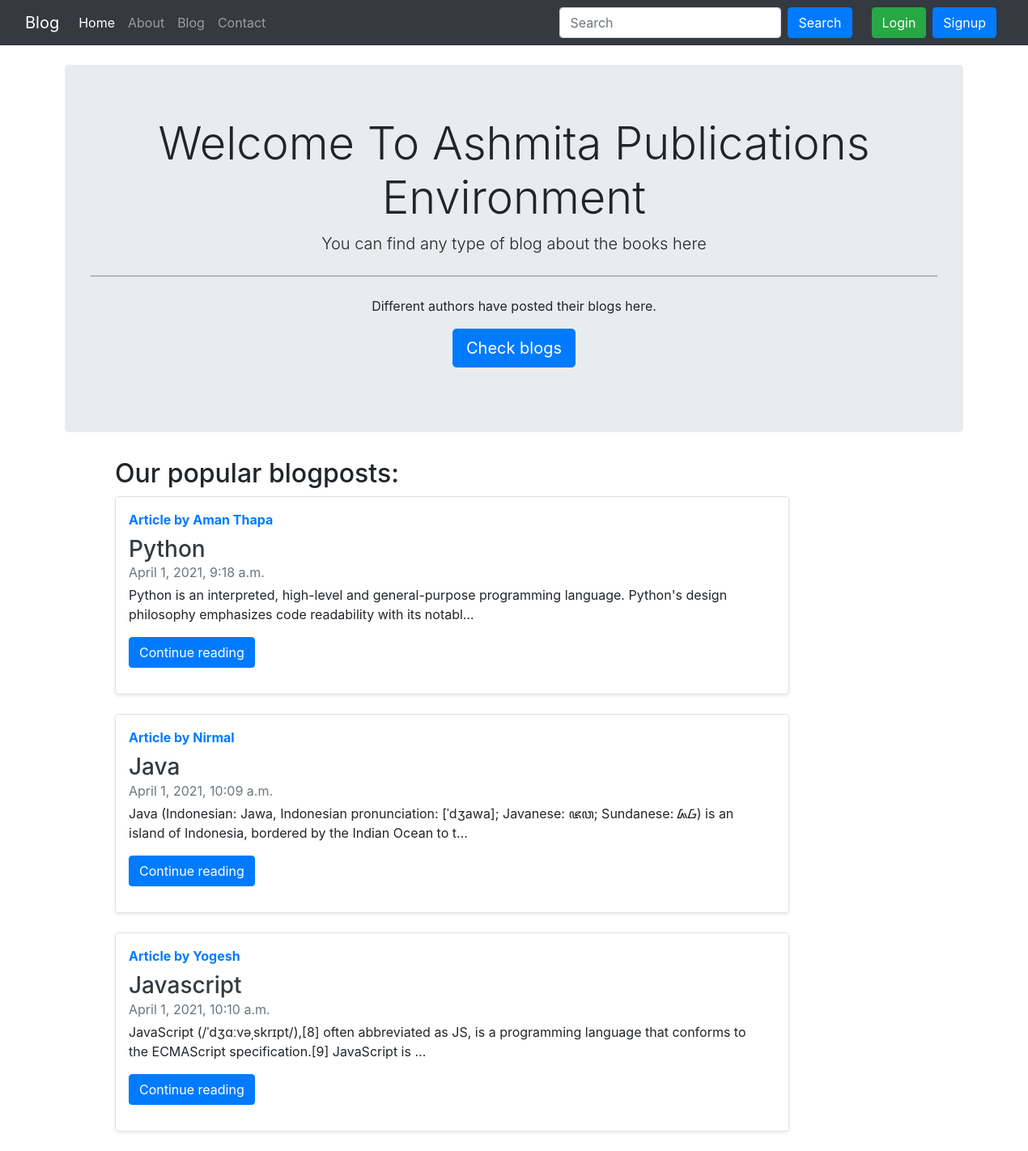
Before: / with the older database file.
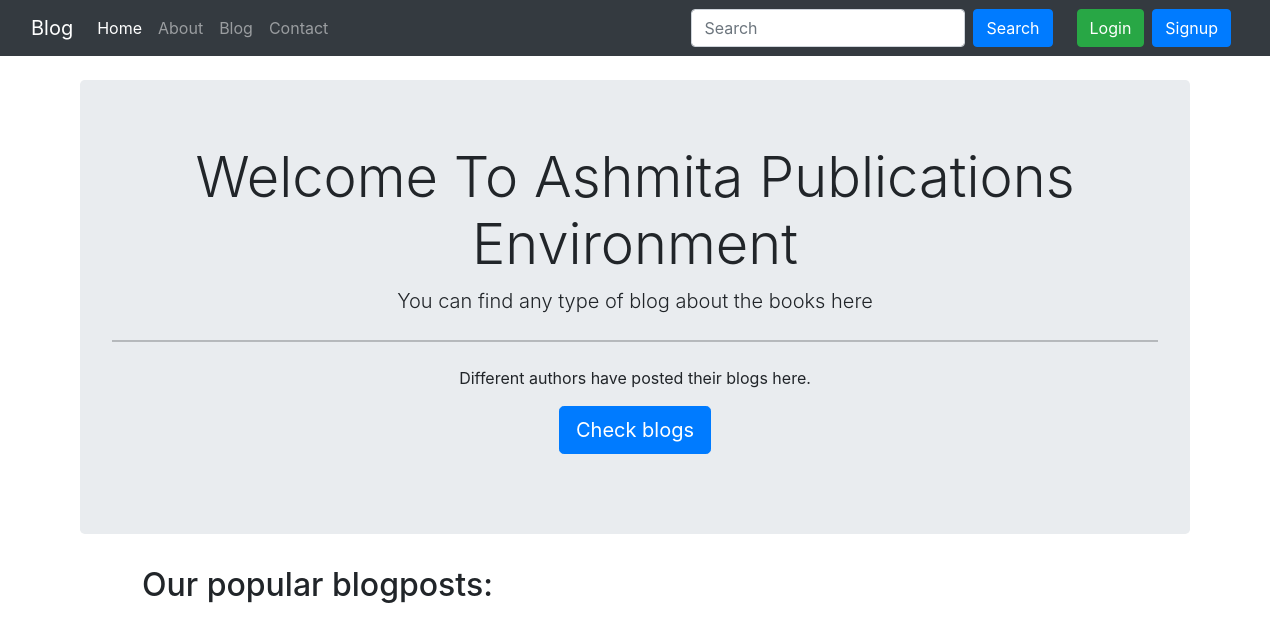
After: the same page with the newer database file.
### bookblog/models.py (models this page shows, shortened)
class Post(models.Model):
    blog_title = models.CharField(max_length=100)
    content = models.TextField()
    author = models.CharField(max_length=100)
    about_author = models.TextField()
    created_at = models.DateTimeField(blank=True)
    updated_at = models.DateField(blank=True)

### home/views.py (the view)
# urls.py: 2. Add a URL to urlpatterns:  path('', views.home, name='home')
def home(request):
    allpost = Post.objects.all()
    context = {'allpost': allpost}
    return render(request, 'home/home.html', context)

### templates/home/home.html (shortened to what this page needs)
{% extends 'base.html' %}
{% block homeactive %} active {% endblock homeactive %}
{% block body %}
<div class="container mt-4" style="text-align: center;">
    <div class="jumbotron">
        <h1 class="display-4">Welcome To Ashmita Publications Environment</h1>
        <p class="lead">You can find any type of blog about the books here</p>
        <hr class="my-4">
        <p>Different authors have posted their blogs here.</p>
        <p class="lead">
          <a class="btn btn-primary btn-lg" href="/blog/" role="button">Check blogs</a>
        </p>
      </div>
</div>
<div class="container"  style="margin-left: 10%;">
    <h2>Our popular blogposts:</h2>
    {% for post in allpost %}
    <div class="col-md-9" wfd-id="39">
        <div class="row g-0 border rounded overflow-hidden flex-md-row mb-4 shadow-sm h-md-250 position-relative" wfd-id="40">
          <div class="col p-3 d-flex flex-column position-static" wfd-id="42">
            <strong class="d-inline-block mb-2 text-primary">Article by {{post.author}}</strong>
            <h3 class="mb-0"> <a class="text-dark" href="/blog/blogpost/{{post.id}}/">{{post.blog_title}}</a></h3>
            <div class="mb-1 text-muted" wfd-id="43">{{post.created_at}}</div>
            <p class="card-text mb-auto">{{ post.content|truncatechars:150 }}</p>
            <div class="my-3">
            <a href="/blog/blogpost/{{post.id}}/" class="btn btn-primary">Continue reading</a>
            </div>
          </div>
          <div class="col-auto d-none d-lg-block" wfd-id="41">
          </div>
        </div>
      </div>
    {% endfor %}
</div>
{% endblock body %}

### templates/base.html (shortened to what this page needs)
<!doctype html>
<html lang="en">
  <head>
    <link href="https://cdn.jsdelivr.net/npm/bootstrap@5.0.0-beta3/dist/css/bootstrap.min.css" rel="stylesheet">
  </head>
  <body>
    <nav class="navbar navbar-expand-lg navbar-dark bg-dark">
        <div class="container-fluid">
          <a class="navbar-brand" href="/">Blog</a>
          <div class="collapse navbar-collapse" id="navbarSupportedContent">
            <ul class="navbar-nav me-auto mb-2 mb-lg-0">
              <li class="nav-item ">
                <a class="nav-link {% block homeactive %} {% endblock homeactive %} " aria-current="page" href="/">Home</a>
              </li>
              <li class="nav-item">
                <a class="nav-link {% block aboutactive %} {% endblock aboutactive %}" href="/about">About</a>
              </li>
                <li class="nav-item">
                <a class="nav-link  {% block blogactive %} {% endblock blogactive %}" href="/blog/">Blog</a>
              </li>
              <li class="nav-item ">
                <a class="nav-link {% block contactactive %} {% endblock contactactive %}" href="/contact">Contact</a>
              </li>
            </ul>
            <form method="GET" action="/search" class="d-flex mx-3">
              <input name="query" id="search" class="form-control me-2" type="search" placeholder="Search" aria-label="Search">
              <button class="btn btn-primary" type="submit">Search</button>
            </form>
            {% if user.is_authenticated %}
              <div style="color: white; margin-right: 1%; ">
              <span> Welcome {{request.user}} </span>
              </div>
              <a href="/logout" class="btn btn-info">Logout</a>
            {% else %}
              <button type="button" class="btn btn-success mx-2" data-bs-toggle="modal" data-bs-target="#loginModal">
                Login
              </button>
              <button type="button" class="btn btn-primary mr-2" data-bs-toggle="modal" data-bs-target="#signupModal">
                Signup
              </button>
            {% endif %}
          </div>
        </div>
      </nav>
      {% block body %}
      {% endblock body %}
    <link rel="stylesheet" href="https://maxcdn.bootstrapcdn.com/bootstrap/4.0.0/css/bootstrap.min.css">
  </body>
</html>

Changed rows visible on the page:
removed Post: author "Aman Thapa", blog_title "Python", created_at "April 1, 2021, 9:18 a.m.", content "Python is an interpreted, high-level and general-purpose programming language. Python's design philosophy emphasizes code readability with its notabl…"
removed Post: author "Nirmal", blog_title "Java", created_at "April 1, 2021, 10:09 a.m.", content "Java (Indonesian: Jawa, Indonesian pronunciation: [ˈdʒawa]; Javanese: ꦗꦮ; Sundanese: ᮏᮝ) is an island of Indonesia, bordered by the Indian Ocean to t…"
removed Post: author "Yogesh", blog_title "Javascript", created_at "April 1, 2021, 10:10 a.m.", content "JavaScript (/ˈdʒɑːvəˌskrɪpt/),[8] often abbreviated as JS, is a programming language that conforms to the ECMAScript specification.[9] JavaScript is …"
